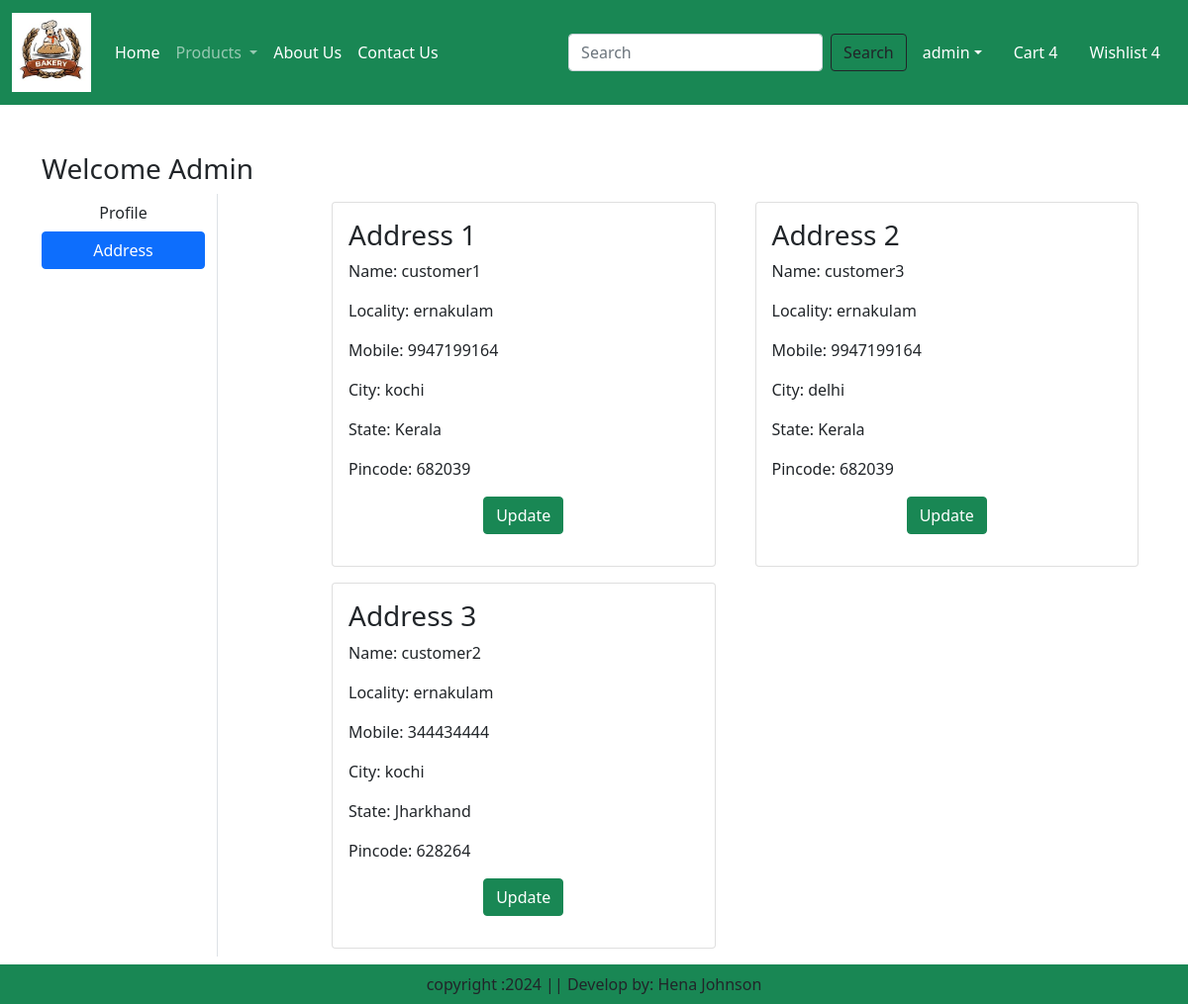
/address/ (signed in), run on the app's committed database.
### app/models.py (models this page shows, shortened)
class Customer(models.Model):
    user = models.ForeignKey(User,on_delete=models.CASCADE)
    name = models.CharField(max_length=200)
    locality = models.CharField(max_length=200)
    city = models.CharField(max_length=50)
    mobile = models.IntegerField(default=0)
    zipcode = models.IntegerField()
    state = models.CharField(choices=STATE_CHOICES,max_length=100)

### app/views.py (the view)
# urls.py: path('address/', views.Address.as_view(), name='address'),
class Address(View):
    def get(self,request):
        add = Customer.objects.filter(user=request.user)
        return render(request, 'app/address.html',locals())

### app/templates/app/address.html (shortened to what this page needs)
{% extends 'app/base.html' %}
{% load static %}
{% block main-content %}
<div class="container my-5">
    <div class="row">
        <h3>Welcome <span class="text-capitalize">{{request.user}}</span></h3>
        <div class="col-sm-2 border-end">
            <ul class="list-unstyled">
                <li class="d-grid"><a href="{% url 'profile' %}" class="btn ">Profile</a></li>
                <li class="d-grid"><a href="{% url 'address' %}" class="btn btn-primary">Address</a></li>
            </ul>
        </div>
        <div class="col-sm-9 offset-sm-1">
            <div class="row">
                {% for ad in add %}
                <div class="col-sm-6">
                    <div class="card m-2">
                        <div class="card-body">
                            <h3>Address {{forloop.counter}}</h3>
                            <p>Name: {{ad.name}}</p>
                            <p>Locality: {{ad.locality}}</p>
                            <p>Mobile: {{ad.mobile}}</p>
                            <p>City: {{ad.city}}</p>
                            <p>State: {{ad.state}}</p>
                            <p>Pincode: {{ad.zipcode}}</p>
                            <p class="text-center"><a href="{% url 'updateAddress' pk=ad.id %}" type="button" class="btn btn-success">Update</a></p>
                        </div>
                    </div>
                </div>
                {% endfor %}
            </div>
        </div>
    </div>
</div>
{% endblock main-content %}

### app/templates/app/base.html (shortened to what this page needs)
{% load static %}
<!DOCTYPE html>
<html lang="en">
<head>
    <link href="https://cdn.jsdelivr.net/npm/bootstrap@5.0.2/dist/css/bootstrap.min.css" rel="stylesheet"
>
    <link rel="stylesheet" href="{% static 'app/css/owl.carousel.min.css' %}" />
    <link rel="stylesheet" href="{% static 'app/css/all.min.css' %}" />
    <link rel="stylesheet" href="{% static 'app/css/style.css' %}" />
</head>
<body>
    <nav class="navbar navbar-expand-lg navbar-dark bg-success">
        <div class="container-fluid">
            <a class="navbar-brand" href="#">
                <img src="{% static 'app/images/logo.jpg' %}" width="80" height="80" />
            </a>
            <div class="collapse navbar-collapse" id="navbarSupportedContent">
                <ul class="navbar-nav me-auto mb-2 mb-lg-0">
                    {% if request.user.is_authenticated %}
                    <li class="nav-item">
                        <a class="nav-link active" aria-current="page" href="#">Home</a>
                    </li>
                    <li class="nav-item dropdown">
                        <a class="nav-link dropdown-toggle" href="#" role="button" data-bs-toggle="dropdown"
                            aria-expanded="false">
                            Products
                        </a>
                    </li>
                    <li class="nav-item">
                        <a class="nav-link text-white" href="{% url 'about' %}">About Us</a>
                    </li>
                    <li class="nav-item">
                        <a class="nav-link text-white" href="{% url 'contact' %}">Contact Us</a>
                    </li>
                </ul>
                <form class="d-flex" role="search" action="/search">
                    <input class="form-control me-2" type="search" placeholder="Search" name="search"
                        aria-label="Search">
                    <button class="btn btn-outline-dark" type="submit">Search</button>
                </form>
            </div>
            <ul class="navbar-nav me-auto mb-2 mb-lg-0">
                <li class="nav-item dropdown mx-2">
                    <a class="nav-link dropdown-toggle text-white" href="#" id="profileDropdown" role="button"
                        data-bs-toggle="dropdown" aria-expanded="false">{{request.user}}</a>
                </li>
                <li class="nav-item mx-2">
                    <a href="{% url 'showcart' %}" class="nav-link text-white">Cart 4</a>
                </li>
                <li class="nav-item mx-2">
                    <a href="#" class="nav-link text-white">Wishlist 4</a>
                </li>
                {% endif %}
            </ul>
        </div>
    </nav>
    {% block main-content %}{% endblock main-content %}
    <footer class="container-fluid fixed-bottom bg-success text-center p-2 mt-5">
        copyright :2024 || Develop by: Hena Johnson
    </footer>
</body>
</html>

### data on the page
Customer: name "customer1", locality "ernakulam", mobile "9947199164", city "kochi", state "Kerala", zipcode "682039"
Customer: name "customer3", locality "ernakulam", mobile "9947199164", city "delhi", state "Kerala", zipcode "682039"
Customer: name "customer2", locality "ernakulam", mobile "344434444", city "kochi", state "Jharkhand", zipcode "628264"

### other printed values
{{ request.user }} "admin"
{{ request.user }} "Admin"
